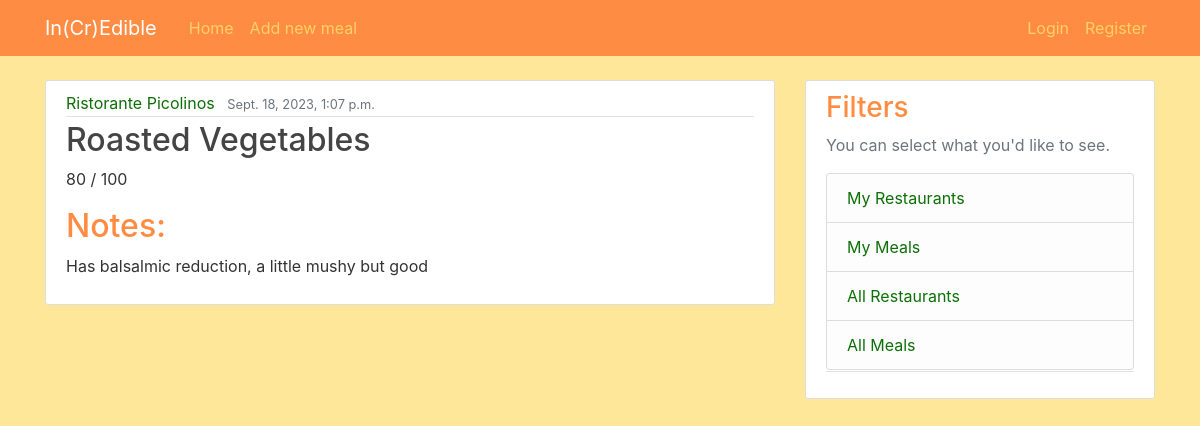
Page /meals/1/ on the committed database.
### meals/models.py (models this page shows, shortened)
class Meal(models.Model):
    entree_choice = models.CharField(max_length=100)
    entree_rating = models.IntegerField(default=100)
    notes = models.TextField(default="")
    restaurant_name = models.CharField(max_length=100)
    date = models.DateTimeField("Date dined", default=timezone.now)
    eaten_by = models.ForeignKey(User, on_delete=models.CASCADE)

### meals/views.py (the view)
# urls.py: path("meals/<int:pk>/", MealDetailView.as_view(), name="meal-detail"),
class MealDetailView(DetailView):
    model = Meal
    template_name = 'meals/detail.html'

### meals/templates/meals/detail.html (shortened to what this page needs)
{% extends "meals/base.html" %}
{% block content %}
    <article class="media content-section">
        <div class="media-body">
        <div class="article-metadata">
            <a class="mr-2" href="{% url 'meals:restaurant' meal.restaurant_name 'my' %}">{{ meal.restaurant_name }}</a>
            <small class="text-muted">{{ meal.date }}</small>
        </div>
        <h2 class="article-title">{{ meal.entree_choice }}</a></h2>
        <p class="article-content">{{ meal.entree_rating }} / 100</p>
        <h2 class="article-content">Notes:</h2>
        {% if meal.notes %}
            <p class="article-content">{{ meal.notes}}</p>
        {% else %}
            <p class="article-content">No notes</p>
        {% endif %}
        </div>
    </article>
{% endblock content %}

### meals/static/meals/main.css (style rules this page uses)
body { background: #FFE79A; color: #333333; margin-top: 5rem; }
h1, h2, h3, h4, h5, h6 { color: #FF8C42; }
.content-section { background: #ffffff; padding: 10px 20px; border: 1px solid #dddddd; border-radius: 3px; margin-bottom: 20px; }
.article-title { color: #444444; }
.article-content { white-space: pre-line; }
.article-metadata { padding-bottom: 1px; margin-bottom: 4px; border-bottom: 1px solid #e3e3e3 }
.mr-2 { color: #0d7006; }

### rows in the picture
Meal: restaurant_name "Ristorante Picolinos", date "Sept. 18, 2023, 1:07 p.m.", entree_choice "Roasted Vegetables", entree_rating "80", notes "Has balsalmic reduction, a little mushy but good"
